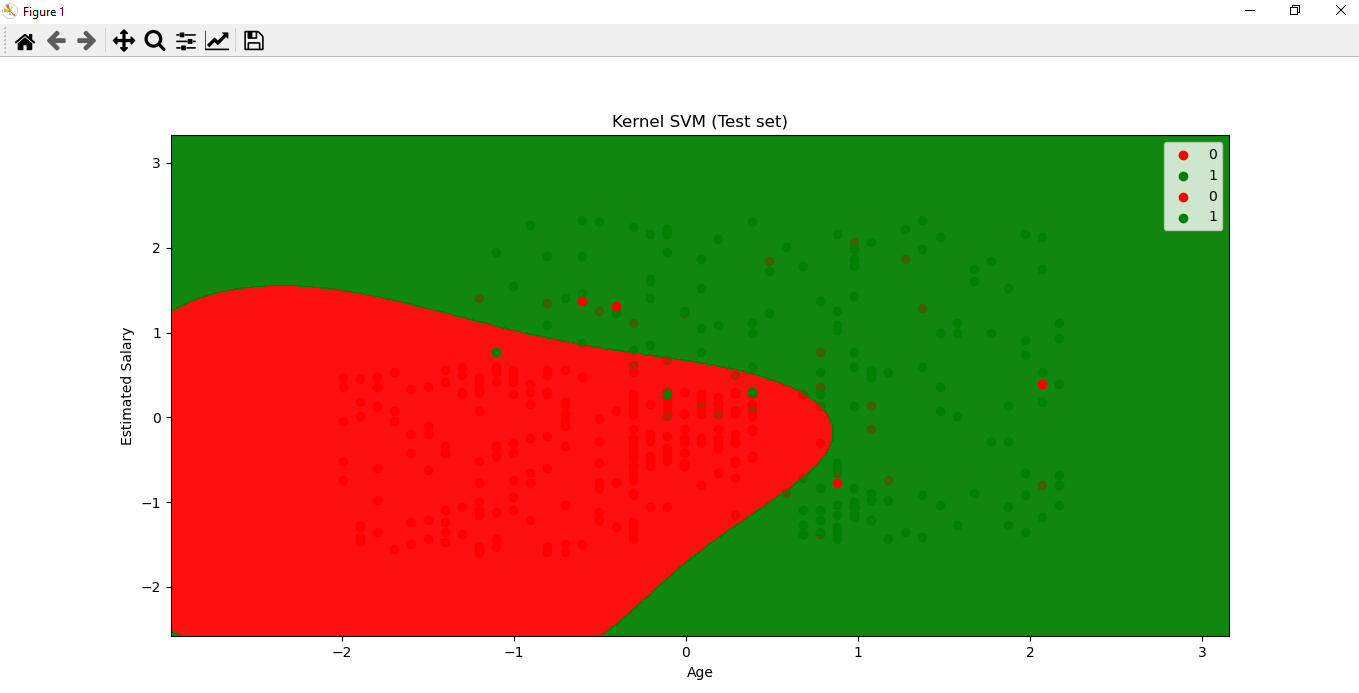

The script that drew this image:
#Kernel SVM

# Classification template

# Importing the libraries
import numpy as np
import matplotlib.pyplot as plt
import pandas as pd

# Importing the dataset
dataset = pd.read_csv('Social_Network_Ads.csv')
X = dataset.iloc[:, :-1].values
y = dataset.iloc[:, -1].values

# Splitting the dataset into the Training set and Test set
from sklearn.model_selection import train_test_split
X_train, X_test, y_train, y_test = train_test_split(X, y, test_size = 0.25, random_state = 0)

# Feature Scaling
from sklearn.preprocessing import StandardScaler
sc = StandardScaler()
X_train = sc.fit_transform(X_train)
X_test = sc.transform(X_test)

# Fitting classifier to the Training set
# Create your classifier here
from sklearn.svm import SVC
classifier = SVC(kernel = 'rbf', random_state = 0)
classifier.fit(X_train, y_train)

# Predicting the Test set results
y_pred = classifier.predict(X_test)

# Making the Confusion Matrix
from sklearn.metrics import confusion_matrix
cm = confusion_matrix(y_test, y_pred)

# Visualising the Training set results
from matplotlib.colors import ListedColormap
X_set, y_set = X_train, y_train
X1, X2 = np.meshgrid(np.arange(start = X_set[:, 0].min() - 1, stop = X_set[:, 0].max() + 1, step = 0.01),
                     np.arange(start = X_set[:, 1].min() - 1, stop = X_set[:, 1].max() + 1, step = 0.01))
plt.contourf(X1, X2, classifier.predict(np.array([X1.ravel(), X2.ravel()]).T).reshape(X1.shape),
             alpha = 0.75, cmap = ListedColormap(('red', 'green')))
plt.xlim(X1.min(), X1.max())
plt.ylim(X2.min(), X2.max())
for i, j in enumerate(np.unique(y_set)):
    plt.scatter(X_set[y_set == j, 0], X_set[y_set == j, 1],
                c = ListedColormap(('red', 'green'))(i), label = j)
plt.title('Kernel SVM (Training set)')
plt.xlabel('Age')
plt.ylabel('Estimated Salary')
plt.legend()
plt.show()

# Visualising the Test set results
from matplotlib.colors import ListedColormap
X_set, y_set = X_test, y_test
X1, X2 = np.meshgrid(np.arange(start = X_set[:, 0].min() - 1, stop = X_set[:, 0].max() + 1, step = 0.01),
                     np.arange(start = X_set[:, 1].min() - 1, stop = X_set[:, 1].max() + 1, step = 0.01))
plt.contourf(X1, X2, classifier.predict(np.array([X1.ravel(), X2.ravel()]).T).reshape(X1.shape),
             alpha = 0.75, cmap = ListedColormap(('red', 'green')))
plt.xlim(X1.min(), X1.max())
plt.ylim(X2.min(), X2.max())
for i, j in enumerate(np.unique(y_set)):
    plt.scatter(X_set[y_set == j, 0], X_set[y_set == j, 1],
                c = ListedColormap(('red', 'green'))(i), label = j)
plt.title('Kernel SVM (Test set)')
plt.xlabel('Age')
plt.ylabel('Estimated Salary')
plt.legend()
plt.show()
